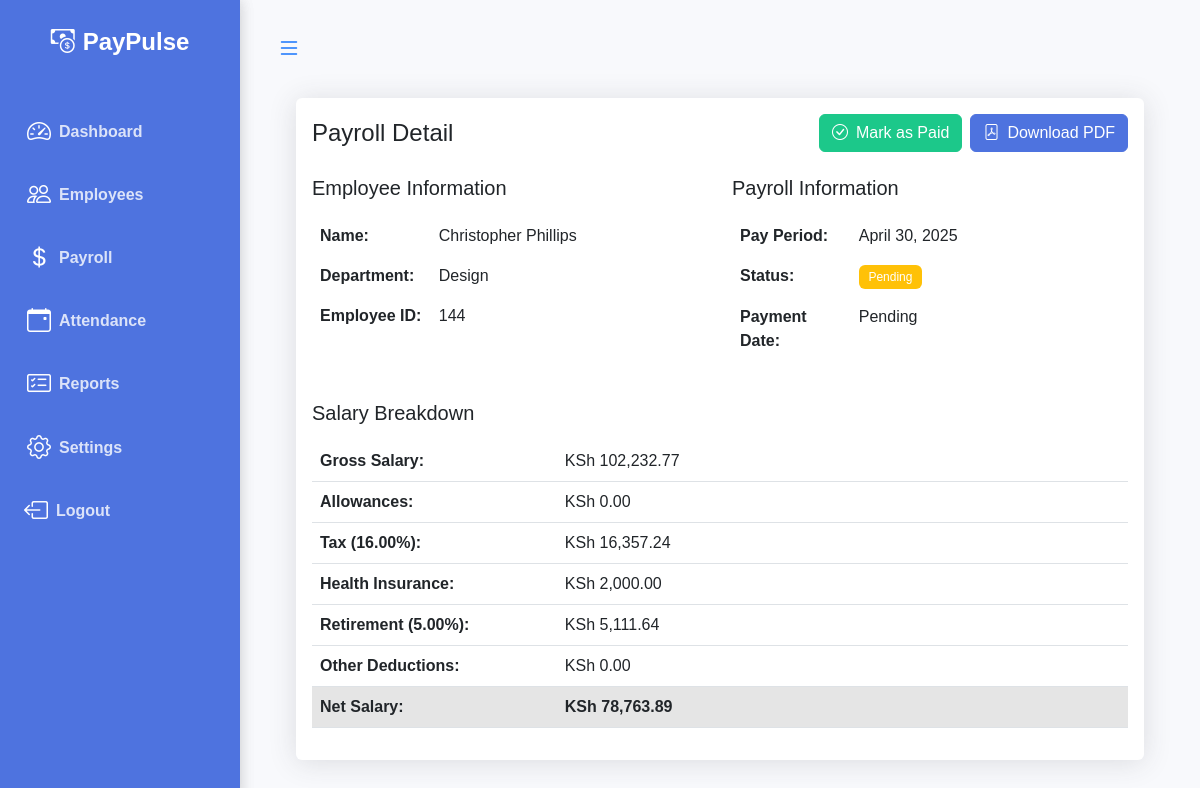
The page /payroll/4/ (signed in) on the database as committed earlier.
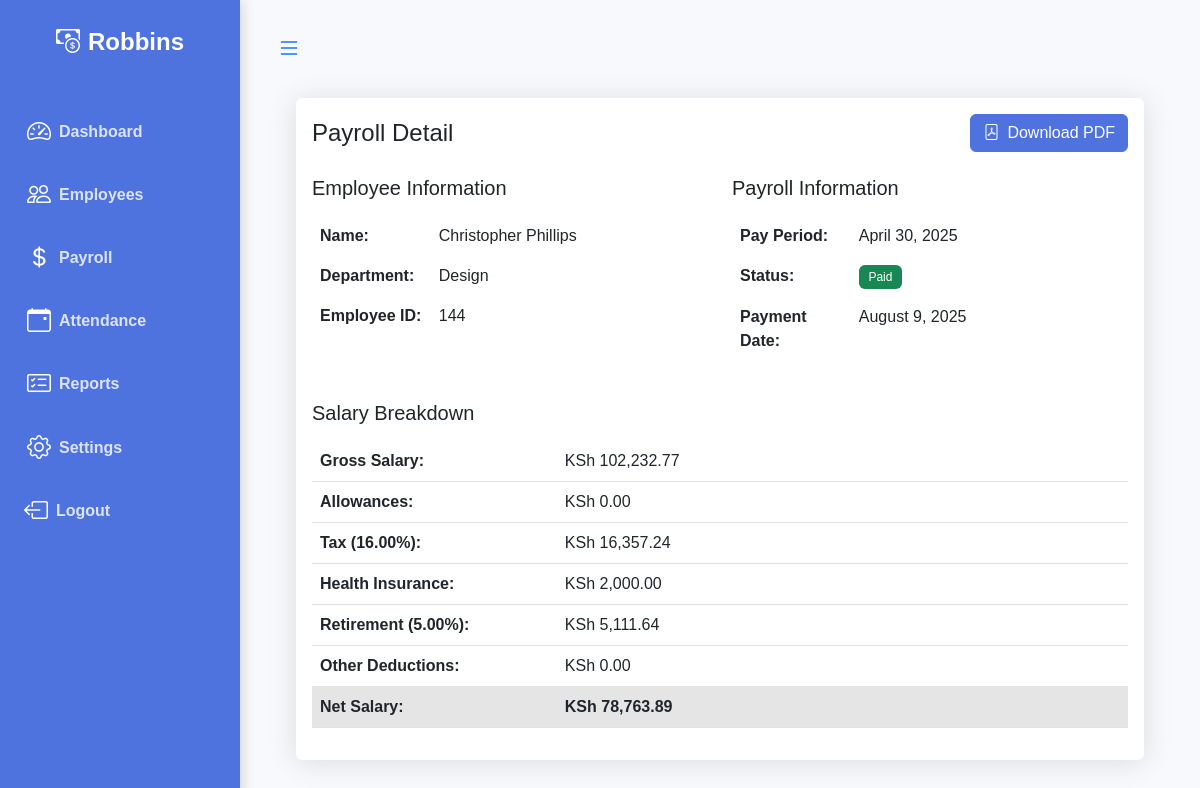
The same page on the database as committed later.
### payroll/models.py (models this page shows, shortened)
class Employee(models.Model):
    ACTIVE_STATUS = [
        ('active', 'Active'),
        ('on_leave', 'On Leave'),
        ('probation', 'Probation'),
    ]
    DEPARTMENT_CHOICES = [
        ('engineering', 'Engineering'),
        ('marketing', 'Marketing'),
        ('sales', 'Sales'),
        ('human_resource', 'Human Resource'),
        ('finance', 'Finance'),
        ('design', 'Design'),
    ]
    first_name = models.CharField(max_length=30)
    last_name = models.CharField(max_length=30)
    email = models.EmailField()
    phone_number = models.CharField(max_length=15, blank=True, null=True)
    hire_date = models.DateField()
    department = models.CharField(
        max_length=20,
        choices=DEPARTMENT_CHOICES,
        null=True,
        blank=True,
    )
    salary = models.DecimalField(max_digits=10, decimal_places=2)
    is_active = models.CharField(
        max_length=10,
        choices=ACTIVE_STATUS,
        default='active',
    )

class Payroll(models.Model):
    reference_id = models.CharField(
        max_length=50,  # Increased length to accommodate UUID
        unique=True,
        help_text="Unique reference ID for this payroll",
        editable=False  # Prevent manual editing
    )
    PAYMENT_STATUS_CHOICES = [
        ('paid', 'Paid'),
        ('pending', 'Pending'),
    ]
    employee = models.ForeignKey(Employee, on_delete=models.CASCADE, related_name='payrolls')
    pay_period = models.DateField(
        default=timezone.now,
        help_text="Period for which this payroll is generated"
    )
    gross_salary = models.DecimalField(max_digits=10, decimal_places=2)
    total_allowances = models.DecimalField(max_digits=10, decimal_places=2, default=0.00)
    total_deductions = models.DecimalField(max_digits=10, decimal_places=2, default=0.00)
    net_salary = models.DecimalField(max_digits=10, decimal_places=2)
    payment_status = models.CharField(
        max_length=20,
        choices=PAYMENT_STATUS_CHOICES,
        default='pending'
    )
    payment_date = models.DateField(blank=True, null=True)
    created_at = models.DateTimeField(auto_now_add=True)
    updated_at = models.DateTimeField(auto_now=True)
    tax_rate = models.DecimalField(max_digits=5, decimal_places=2, default=0)
    health_insurance = models.DecimalField(max_digits=10, decimal_places=2, default=0)
    retirement_rate = models.DecimalField(max_digits=5, decimal_places=2, default=0)
    tax_amount = models.DecimalField(max_digits=10, decimal_places=2, default=0)
    retirement_amount = models.DecimalField(max_digits=10, decimal_places=2, default=0)
    class Meta:
        ordering = ['-pay_period', 'employee__first_name']
        unique_together = ['employee', 'pay_period']

class Company(models.Model):
    name = models.CharField(max_length=255)
    logo = models.ImageField(upload_to='logos/', null=True, blank=True)

### payroll/views.py (the view)
# urls.py: path('payroll/<int:payroll_id>/', views.payroll_detail, name='payroll_detail'),
@login_required
def payroll_detail(request, payroll_id):
    payroll = get_object_or_404(Payroll.objects.select_related('employee'), id=payroll_id)
    context = {
        'payroll': payroll,
        'title': f'Payroll Detail - {payroll.pay_period.strftime("%B %Y")}',
        'employee': payroll.employee,
        'department': dict(Employee.DEPARTMENT_CHOICES).get(payroll.employee.department, ''),
        'status': dict(Payroll.PAYMENT_STATUS_CHOICES).get(payroll.payment_status, ''),
        'today': timezone.now().date(),  # Add today's date to context
    }
    return render(request, 'payroll/payroll_detail.html', context)

### payroll/templatetags/company_tags.py (called while the page is built)
@register.simple_tag
def get_company_name():
    company = Company.objects.first()
    return company.name if company else "PayPulse"

### payroll/templates/payroll/payroll_detail.html (shortened to what this page needs)
{% extends 'base.html'%}
{% load static %}
{% load humanize %}
{% block content %}
<div class="container-fluid px-4">
    <div class="row mb-4">
        <div class="col-12">
            <div class="card border-0 shadow">
                <div class="card-body">
                    <div class="d-flex justify-content-between align-items-center mb-4">
                        <h4 class="card-title mb-0">Payroll Detail</h4>
                        <div class="d-flex gap-2">
                            {% if payroll.payment_status == 'pending' %}
                            <button class="btn btn-success"
                                    onclick="markAsPaid({{ payroll.id }})"
                                    >
                                <i class="bi bi-check-circle me-2"></i>Mark as Paid
                            </button>
                            {% endif %}
                            <button class="btn btn-primary" onclick="generatePDF({{ payroll.id }})">
                                <i class="bi bi-file-pdf me-2"></i>Download PDF
                            </button>
                        </div>
                    </div>
                    <div class="row mb-4">
                        <div class="col-md-6">
                            <h5 class="mb-3">Employee Information</h5>
                            <table class="table table-borderless">
                                <tr>
                                    <th width="30%">Name:</th>
                                    <td>{{ employee.first_name }} {{ employee.last_name }}</td>
                                </tr>
                                <tr>
                                    <th>Department:</th>
                                    <td>{{ department }}</td>
                                </tr>
                                <tr>
                                    <th>Employee ID:</th>
                                    <td>{{ employee.id }}</td>
                                </tr>
                            </table>
                        </div>
                        <div class="col-md-6">
                            <h5 class="mb-3">Payroll Information</h5>
                            <table class="table table-borderless">
                                <tr>
                                    <th width="30%">Pay Period:</th>
                                    <td>{{ payroll.pay_period|date:"F j, Y" }}</td>
                                </tr>
                                <tr>
                                    <th>Status:</th>
                                    <td>
                                        <span class="badge {% if payroll.payment_status == 'paid' %}bg-success{% else %}bg-warning{% endif %}">
                                            {{ status }}
                                        </span>
                                    </td>
                                </tr>
                                <tr>
                                    <th>Payment Date:</th>
                                    <td>{{ payroll.payment_date|date:"F j, Y"|default:"Pending" }}</td>
                                </tr>
                            </table>
                        </div>
                    </div>
                    <div class="row">
                        <div class="col-12">
                            <h5 class="mb-3">Salary Breakdown</h5>
                            <table class="table">
                                <tbody>
                                    <tr>
                                        <th width="30%">Gross Salary:</th>
                                        <td>KSh {{ payroll.gross_salary|floatformat:2|intcomma }}</td>
                                    </tr>
                                    <tr>
                                        <th>Allowances:</th>
                                        <td>KSh {{ payroll.total_allowances|floatformat:2|intcomma }}</td>
                                    </tr>
                                    <tr>
                                        <th>Tax ({{ payroll.tax_rate }}%):</th>
                                        <td>KSh {{ payroll.tax_amount|floatformat:2|intcomma }}</td>
                                    </tr>
                                    <tr>
                                        <th>Health Insurance:</th>
                                        <td>KSh {{ payroll.health_insurance|floatformat:2|intcomma }}</td>
                                    </tr>
                                    <tr>
                                        <th>Retirement ({{ payroll.retirement_rate }}%):</th>
                                        <td>KSh {{ payroll.retirement_amount|floatformat:2|intcomma }}</td>
                                    </tr>
                                    <tr>
                                        <th>Other Deductions:</th>
                                        <td>KSh {{ payroll.total_deductions|floatformat:2|intcomma }}</td>
                                    </tr>
                                    <tr class="table-active fw-bold">
                                        <th>Net Salary:</th>
                                        <td>KSh {{ payroll.net_salary|floatformat:2|intcomma }}</td>
                                    </tr>
                                </tbody>
                            </table>
                        </div>
                    </div>
                </div>
            </div>
        </div>
    </div>
</div>
{% endblock %}

### templates/base.html (shortened to what this page needs)
{% load static %}
<!DOCTYPE html>
<html lang="en">
<head>
    <link href="https://cdn.jsdelivr.net/npm/bootstrap@5.3.0/dist/css/bootstrap.min.css" rel="stylesheet">
    <link href="https://cdn.jsdelivr.net/npm/bootstrap-icons@1.11.0/font/bootstrap-icons.css" rel="stylesheet">
    <link href="https://cdn.jsdelivr.net/npm/select2@4.1.0-rc.0/dist/css/select2.min.css" rel="stylesheet" />
    <link href="https://cdn.jsdelivr.net/npm/select2-bootstrap-5-theme@1.3.0/dist/select2-bootstrap-5-theme.min.css" rel="stylesheet">
    <link rel="stylesheet" href="{% static 'css/style.css' %}">
    <link rel="stylesheet" href="{% static 'css/responsive.css' %}">
</head>
<body>
    <div id="wrapper">
        <div id="sidebar-wrapper" class="sidebar">
            {% include 'sidebar.html' %}
        </div>
        <div id="page-content-wrapper">
            <nav class="navbar navbar-expand-lg navbar-light bg-transparent py-4 px-4">
                <div class="d-flex align-items-center">
                    <button class="btn btn-link text-primary fs-4 me-3 d-none d-lg-inline" id="sidebar-toggle" style="box-shadow:none;"><i class="bi bi-list"></i></button>
                </div>
            </nav>
            <div class="container-fluid">
                {% block content %}{% endblock %}
            </div>
        </div>
    </div>
</body>
</html>

### templates/sidebar.html (shortened to what this page needs)
{% load company_tags %}
<div class="bg-primary-dark" id="sidebar-wrapper">
      <div class="sidebar-heading text-center py-4 fs-4 fw-bold text-white">
        <i class="bi bi-cash-coin me-2"></i><span class="sidebar-label">{% get_company_name %}</span>
      </div>
      <div class="list-group list-group-flush my-3">
        <a href="{% url 'index'%}" class="list-group-item list-group-item-action bg-transparent second-text fw-bold {% if request.resolver_match.url_name == 'index' %}active{% endif %}">
          <i class="bi bi-speedometer2 me-2"></i><span class="sidebar-label">Dashboard</span>
        </a>
        <a href="{% url 'employee_list'%}" class="list-group-item list-group-item-action bg-transparent second-text fw-bold {% if request.resolver_match.url_name == 'employee_list' %}active{% endif %}">
          <i class="bi bi-people me-2"></i><span class="sidebar-label">Employees</span>
        </a>
        <a href="{% url 'payroll'%}" class="list-group-item list-group-item-action bg-transparent second-text fw-bold {% if request.resolver_match.url_name == 'payroll' %}active{% endif %}">
          <i class="bi bi-currency-dollar me-2"></i><span class="sidebar-label">Payroll</span>
        </a>
        <a href="#" class="list-group-item list-group-item-action bg-transparent second-text fw-bold">
          <i class="bi bi-calendar-event me-2"></i><span class="sidebar-label">Attendance</span>
        </a>
        <a href="{% url 'reports' %}" class="list-group-item list-group-item-action bg-transparent second-text fw-bold {% if request.resolver_match.url_name == 'reports' %}active{% endif %}">
          <i class="bi bi-card-checklist me-2"></i><span class="sidebar-label">Reports</span>
        </a>
        <a href="{% url 'company_settings' %}" class="list-group-item list-group-item-action bg-transparent second-text fw-bold {% if request.resolver_match.url_name == 'company_settings' %}active{% endif %}">
          <i class="bi bi-gear me-2"></i><span class="sidebar-label">Settings</span>
        </a>
        {% if user.is_authenticated %}
        <a href="#" onclick="event.preventDefault(); document.getElementById('logout-form').submit();" class="list-group-item list-group-item-action bg-transparent text-danger fw-bold border-0 w-100 text-start">
          <i class="bi bi-box-arrow-left me-2"></i><span class="sidebar-label">Logout</span>
        </a>
        {% else %}
        <a href="{% url 'login' %}" class="list-group-item list-group-item-action bg-transparent second-text fw-bold">
          <i class="bi bi-box-arrow-in-right me-2"></i><span class="sidebar-label">Login</span>
        </a>
        {% endif %}
      </div>
    </div>

### static/css/style.css (style rules this page uses)
:root { --primary-color: #4e73df;--secondary-color: #1cc88a;--danger-color: #e74a3b;--warning-color: #f6c23e;--info-color: #36b9cc;--dark-color: #5a5c69;--light-color: #f8f9fc;--border-color: #e3e6f0 }
* { margin:0;padding:0;box-sizing:border-box }
body { font-family:Nunito,sans-serif;background-color:#f8f9fc;color:#5a5c69;overflow-x:hidden }
#wrapper { display: flex;overflow-x:hidden }
#sidebar-wrapper { min-height:100vh;width:250px;flex-shrink: 0;margin-left:0;transition:margin .25s ease-out;background-color:var(--primary-color) }
#sidebar-wrapper .sidebar-heading { padding:.875rem 1.25rem;font-size:1.2rem }
#sidebar-wrapper .list-group { width:15rem }
.list-group-item { border:none;padding:.85rem 1.5rem;color:#fffc!important }
.bg-primary-dark { background-color:var(--primary-color) }
.second-text { color:#fffc }
#page-content-wrapper { flex-grow: 1;min-width: 0;transition: margin-left .25s ease-out;padding-left: 0 }
.btn-primary { background-color:var(--primary-color);border-color:var(--primary-color) }
.shadow { box-shadow:0 .15rem 1.75rem #3a3b4526!important }
.badge { padding:.5em .8em;font-weight:500;font-size:.75em }

### static/css/responsive.css (style rules this page uses)
.sidebar { transition: all 0.3s ease; }
#page-content-wrapper { transition: all 0.3s ease; width: 100%; }
@media (min-width: 768px) { #sidebar-wrapper { margin-left: 0; } }
@media (min-width: 768px) { #page-content-wrapper { min-width: 0; width: 100%; } }
@media (min-width: 1200px) { .container-fluid { padding-left: 2rem; padding-right: 2rem; } }
.sidebar .list-group-item { border-left: 3px solid transparent; transition: all 0.2s ease; }

### templates/base.html (style rules this page uses)
#wrapper { display: flex; }
#sidebar-wrapper { width: 15rem; min-width: 15rem; max-width: 15rem; min-height: 100vh; background: #4e73df; box-shadow: 0 0 15px rgba(0,0,0,0.1); transition: all 0.3s cubic-bezier(.4,0,.2,1); z-index: 1001; }
#sidebar-wrapper .list-group-item { white-space: nowrap; overflow: hidden; text-overflow: ellipsis; transition: padding 0.2s, text-align 0.2s; display: flex; align-items: center; }
#sidebar-wrapper .list-group-item i { color: #fff !important; font-size: 1.5rem; margin-right: 0.5rem; transition: margin 0.2s; }
#page-content-wrapper { flex: 1 1 auto; min-width: 0; transition: margin 0.3s cubic-bezier(.4,0,.2,1); margin-left: 0; }
.sidebar .list-group-item { color: rgba(255, 255, 255, 0.8) !important; background-color: transparent; }
#sidebar-wrapper .list-group-item i { color: #fff !important; }

Rows that differ between the two databases and show on the page:
added Company: name "Robbins"
changed Payroll: payment_status "Pending" → "Paid"; payment_date "Pending" → "August 9, 2025"
Other text that changed with them:
text no longer shown: "PayPulse Mark as Paid"
